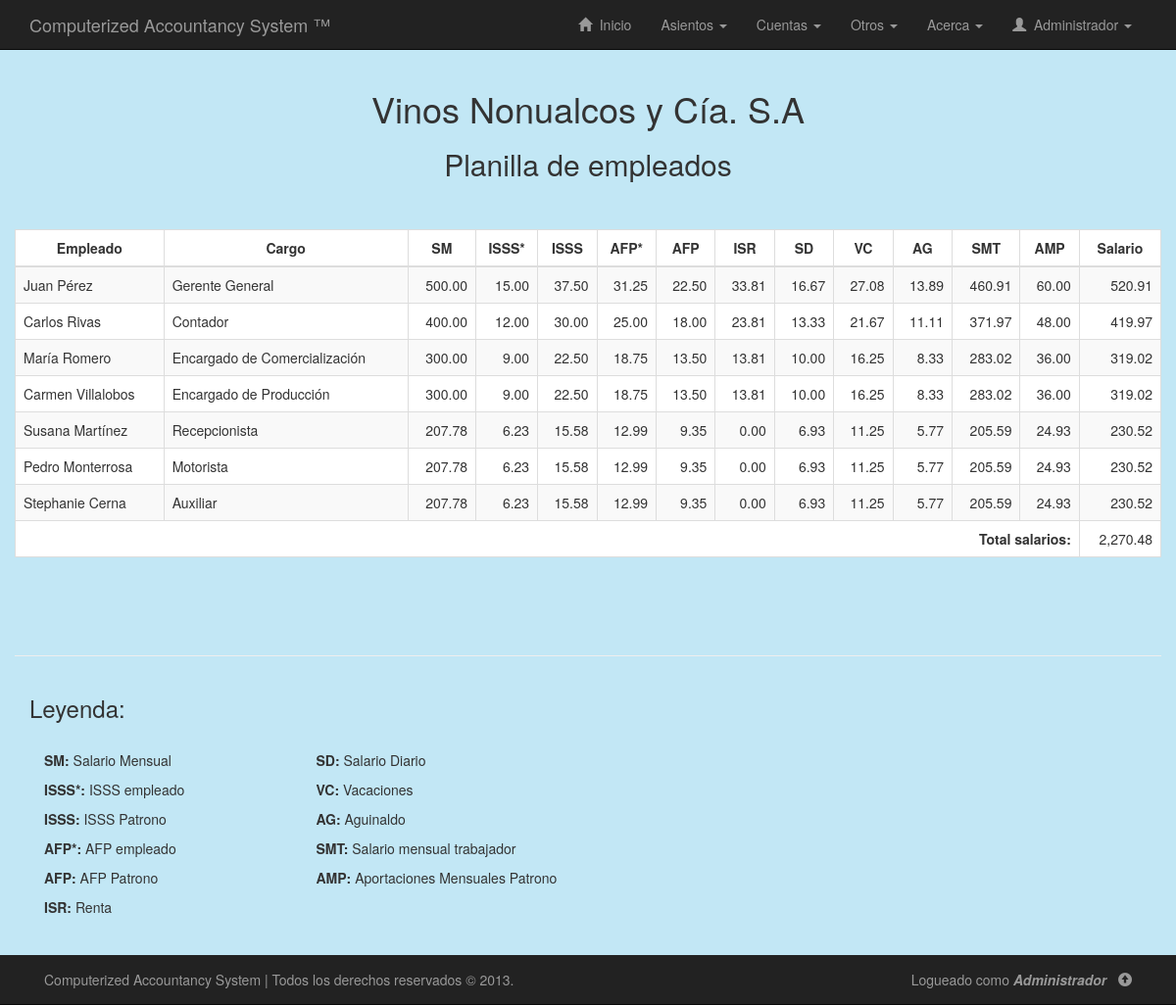
Page /php/ver-planilla.php (signed in) on the committed database.
### tables this page shows
CREATE TABLE IF NOT EXISTS `empleados` (
  `id` int(11) NOT NULL AUTO_INCREMENT,
  `codigo_empleado` varchar(8) NOT NULL,
  `primer_nombre` varchar(50) DEFAULT NULL,
  `segundo_nombre` varchar(50) DEFAULT NULL,
  `primer_apellido` varchar(50) DEFAULT NULL,
  `segundo_apellido` varchar(50) DEFAULT NULL,
  `cargo` varchar(30) DEFAULT NULL,
  `salario_mensual_contratado` double NOT NULL,
  `isss_trabajador` double DEFAULT NULL,
  `isss_patrono` double DEFAULT NULL,
  `afp_trabajador` double DEFAULT NULL,
  `afp_patrono` double DEFAULT NULL,
  `renta` double DEFAULT NULL,
  `salario_diario` double DEFAULT NULL,
  `vacaciones` double DEFAULT NULL,
  `aguinaldo` double DEFAULT NULL,
  `salario_mensual` double DEFAULT NULL,
  `aportaciones_mensuales_patrono` double DEFAULT NULL,
  `pago_salario_patrono` double DEFAULT NULL,
  PRIMARY KEY (`id`),
  UNIQUE KEY `codigo_empleado` (`codigo_empleado`)
);

### php/ver-planilla.php (the view, shortened to what this page needs)
<!DOCTYPE html>
<html lang="es">
<head>
	<link rel="stylesheet" href="../css/bootstrap.min.css"/>
	<link rel="stylesheet" href="../css/estilos.css"/>
</head>
<body style='background:#C2E7F5'>
	<?php include("nav.php"); ?>
	<div class="container">
		<div class="row">
			<div class="col-lg-12 text-center">
				<h1>Vinos Nonualcos y Cía. S.A</h1>
				<h2>Planilla de empleados</h2>
			</div>
			<br><br>
			<table class='table table-bordered table-striped table-hover'>
				<thead>
					<tr>
						<th class="text-center">Empleado</th>
						<th class="text-center">Cargo</th>
						<th class="text-center">SM</th>
						<th class="text-center">ISSS*</th>
						<th class="text-center">ISSS</th>
						<th class="text-center">AFP*</th>
						<th class="text-center">AFP</th>
						<th class="text-center">ISR</th>
						<th class="text-center">SD</th>
						<th class="text-center">VC</th>
						<th class="text-center">AG</th>
						<th class="text-center">SMT</th>
						<th class="text-center">AMP</th>
						<th class="text-center">Salario</th>
					</tr>
				</thead>
				<tbody>
						<?php
						$sql = "SELECT * FROM empleados";
						$ejecutar_consulta = $conexion->query($sql);
						if($ejecutar_consulta->num_rows > 0){
							while ($reg = $ejecutar_consulta->fetch_assoc()) {
								echo "<tr align='right'>";
								echo "<td align='left'>".utf8_encode($reg["primer_nombre"])." ".utf8_encode($reg["primer_apellido"])."</td>";
								echo "<td align='left'>".utf8_encode($reg["cargo"])."</td>";
								echo "<td>".number_format($reg["salario_mensual_contratado"],2)."</td>";
								echo "<td>".number_format($reg["isss_trabajador"],2)."</td>";
								echo "<td>".number_format($reg["isss_patrono"],2)."</td>";
								echo "<td>".number_format($reg["afp_trabajador"],2)."</td>";
								echo "<td>".number_format($reg["afp_patrono"],2)."</td>";
								echo "<td>".number_format($reg["renta"],2)."</td>";
								echo "<td>".number_format($reg["salario_diario"],2)."</td>";
								echo "<td>".number_format($reg["vacaciones"],2)."</td>";
								echo "<td>".number_format($reg["aguinaldo"],2)."</td>";
								echo "<td>".number_format($reg["salario_mensual"],2)."</td>";
								echo "<td>".number_format($reg["aportaciones_mensuales_patrono"],2)."</td>";
								echo "<td>".number_format($reg["pago_salario_patrono"],2)."</td>";
								echo "</tr>";
							}
						}
						?>
						<?php
						$sql = "SELECT sum(pago_salario_patrono) total FROM empleados";
						$ejecutar_consulta = $conexion->query($sql);
						$total = $ejecutar_consulta->fetch_assoc();
						?>
						<tr>
							<td colspan="13" class="text-right"><strong>Total salarios:</strong></td>
							<td class="text-right"><?php echo number_format($total["total"],2); ?></td>
						</tr>
				</tbody>
			</table>
			<br><br><br><hr>
			<div class="col-lg-6">
				<h3>Leyenda:</h3>
				<br>
				<div class="col-lg-6">
					<p><strong>SM: </strong>Salario Mensual</p>
					<p><strong>ISSS*: </strong>ISSS empleado</p>
					<p><strong>ISSS: </strong>ISSS Patrono</p>
					<p><strong>AFP*: </strong>AFP empleado</p>
					<p><strong>AFP: </strong>AFP Patrono</p>
					<p><strong>ISR: </strong>Renta</p>
				</div>
				<div class="col-lg-6 pull-left">
					<p><strong>SD: </strong>Salario Diario</p>
					<p><strong>VC: </strong>Vacaciones</p>
					<p><strong>AG: </strong>Aguinaldo</p>
					<p><strong>SMT: </strong>Salario mensual trabajador</p>
					<p><strong>AMP: </strong>Aportaciones Mensuales Patrono</p>
				</div>
			</div>
		</div>
	<?php include("footer.php"); ?>
</body>
</html>

### css/estilos.css (style rules this page uses)
body { background: #fff; margin-bottom: 80px; }
table { background: #FFF; }

### rows in the picture
empleados: primer_nombre "Juan", primer_apellido "Pérez", cargo "Gerente General", salario_mensual_contratado "500.00", isss_trabajador "15.00", isss_patrono "37.50", afp_trabajador "31.25", afp_patrono "22.50", renta "33.81", salario_diario "16.67", vacaciones "27.08", aguinaldo "13.89", salario_mensual "460.91", aportaciones_mensuales_patrono "60.00", pago_salario_patrono "520.91"
empleados: primer_nombre "Carlos", primer_apellido "Rivas", cargo "Contador", salario_mensual_contratado "400.00", isss_trabajador "12.00", isss_patrono "30.00", afp_trabajador "25.00", afp_patrono "18.00", renta "23.81", salario_diario "13.33", vacaciones "21.67", aguinaldo "11.11", salario_mensual "371.97", aportaciones_mensuales_patrono "48.00", pago_salario_patrono "419.97"
empleados: primer_nombre "María", primer_apellido "Romero", cargo "Encargado de Comercialización", salario_mensual_contratado "300.00", isss_trabajador "9.00", isss_patrono "22.50", afp_trabajador "18.75", afp_patrono "13.50", renta "13.81", salario_diario "10.00", vacaciones "16.25", aguinaldo "8.33", salario_mensual "283.02", aportaciones_mensuales_patrono "36.00", pago_salario_patrono "319.02"
empleados: primer_nombre "Carmen", primer_apellido "Villalobos", cargo "Encargado de Producción", salario_mensual_contratado "300.00", isss_trabajador "9.00", isss_patrono "22.50", afp_trabajador "18.75", afp_patrono "13.50", renta "13.81", salario_diario "10.00", vacaciones "16.25", aguinaldo "8.33", salario_mensual "283.02", aportaciones_mensuales_patrono "36.00", pago_salario_patrono "319.02"
empleados: primer_nombre "Susana", primer_apellido "Martínez", cargo "Recepcionista", salario_mensual_contratado "207.78", isss_trabajador "6.23", isss_patrono "15.58", afp_trabajador "12.99", afp_patrono "9.35", renta "0.00", salario_diario "6.93", vacaciones "11.25", aguinaldo "5.77", salario_mensual "205.59", aportaciones_mensuales_patrono "24.93", pago_salario_patrono "230.52"
empleados: primer_nombre "Pedro", primer_apellido "Monterrosa", cargo "Motorista", salario_mensual_contratado "207.78", isss_trabajador "6.23", isss_patrono "15.58", afp_trabajador "12.99", afp_patrono "9.35", renta "0.00", salario_diario "6.93", vacaciones "11.25", aguinaldo "5.77", salario_mensual "205.59", aportaciones_mensuales_patrono "24.93", pago_salario_patrono "230.52"
empleados: primer_nombre "Stephanie", primer_apellido "Cerna", cargo "Auxiliar", salario_mensual_contratado "207.78", isss_trabajador "6.23", isss_patrono "15.58", afp_trabajador "12.99", afp_patrono "9.35", renta "0.00", salario_diario "6.93", vacaciones "11.25", aguinaldo "5.77", salario_mensual "205.59", aportaciones_mensuales_patrono "24.93", pago_salario_patrono "230.52"

### other values in the picture
$_SESSION['usuario'] "Administrador"
$total["total"] "2,270.48"
$_SESSION["usuario"] "Administrador"
